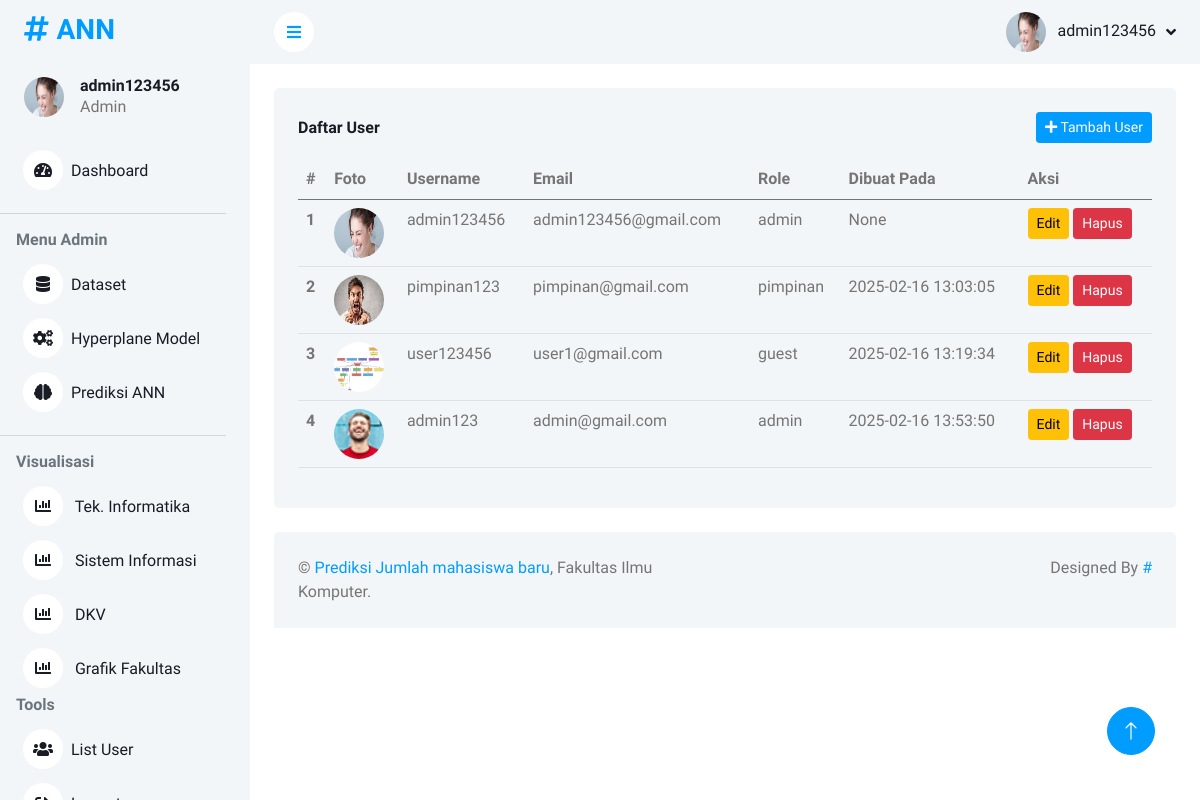
The page /list_user (signed in) on the database its author committed.
### tables this page shows
CREATE TABLE t_user (
            id INTEGER PRIMARY KEY AUTOINCREMENT,
            username TEXT UNIQUE NOT NULL,
            password TEXT NOT NULL,
            role TEXT CHECK(role IN ('admin', 'pimpinan', 'guest')) NOT NULL
        , email TEXT, foto TEXT, created_at TIMESTAMP, updated_at TIMESTAMP);

### app/view.py (the view)
        def decorated_function(*args, **kwargs):
            role = get_user_role()
            if role not in allowed_roles:
                flash("Anda tidak memiliki izin untuk mengakses halaman ini!", "danger")
                return redirect(url_for('index'))
            return f(*args, **kwargs)

### app/conf.py (called while the page is built)
def getConnectionDB():
    try:
        conn = sqlite3.connect(DB_PATH, timeout=10)
        return conn
    except Exception as e:
        return f"Kesalahan : {e}"

def get_user_role():
    return session.get('role', 'guest')  # Default ke 'guest' jika belum login

### app/view.py (called while the page is built)
@app.before_request
def check_login():
    allowed_routes = ['signin', 'static']
    if 'username' not in session and request.endpoint not in allowed_routes:
        return redirect(url_for('signin'))

def role_required(allowed_roles):
    def wrapper(f):
        def decorated_function(*args, **kwargs):
            role = get_user_role()
            if role not in allowed_roles:
                flash("Anda tidak memiliki izin untuk mengakses halaman ini!", "danger")
                return redirect(url_for('index'))
            return f(*args, **kwargs)
        decorated_function.__name__ = f.__name__
        return decorated_function
    return wrapper

@app.route('/list_user')
@role_required(['admin', 'pimpinan'])
def list_user():
    conn = getConnectionDB()
    cursor = conn.cursor()
    cursor.execute("SELECT id, username, email, role, foto, created_at FROM t_user")
    users = cursor.fetchall()
    conn.close()
    users_list = []
    for row in users:
        users_list.append({
            'id': row[0],
            'username': row[1],
            'email': row[2],
            'role': row[3],
            'foto': row[4],
            'created_at': row[5]  # Format tanggal akan dilakukan di template
        })
    return render_template('list_user.html', users=users_list)

### app/templates/list_user.html (shortened to what this page needs)
{% extends 'layouts/layout.html' %}
{% block content %}
<div class="container-fluid pt-4 px-4">
    <div class="row g-4">
        <div class="col-sm-12">
            <div class="bg-light rounded h-100 p-4">
                <div class="d-flex justify-content-between align-items-center mb-3">
                    <h6 class="mb-0">Daftar User</h6>
                    {% if session['role'] == 'admin' %}
                    <a href="{{ url_for('input_user') }}" class="btn btn-sm btn-primary">
                        <i class="fa fa-plus"></i> Tambah User
                    </a>
                    {% endif %}
                </div>
                <table class="table table-hover">
                    <thead>
                        <tr>
                            <th scope="col">#</th>
                            <th scope="col">Foto</th>
                            <th scope="col">Username</th>
                            <th scope="col">Email</th>
                            <th scope="col">Role</th>
                            <th scope="col">Dibuat Pada</th>
                            {% if session['role'] == 'admin' %}
                            <th>Aksi</th>
                            {% endif %}
                        </tr>
                    </thead>
                    <tbody>
                        {% for user in users %}
                        <tr>
                            <th scope="row">{{ loop.index }}</th>
                            <td>
                                {% if user['foto'] %}
                                    <img src="{{ url_for('static', filename='uploads/user/' + user['username'] + '/' + user['foto']) }}"
                                         alt="Foto User" width="50" height="50" class="rounded-circle">
                                {% else %}
                                    <img src="{{ url_for('static', filename='img/default.png') }}"
                                         alt="Default Foto" width="50" height="50" class="rounded-circle">
                                {% endif %}
                            </td>
                            <td>{{ user['username'] }}</td>
                            <td>{{ user['email'] }}</td>
                            <td>{{ user['role'] }}</td>
                            <td>{{ user['created_at'] | default('') }}</td>
                            {% if session['role'] == 'admin' %}
                            <td>
                                <a href="{{ url_for('edit_user', user_id=user['id']) }}" class="btn btn-warning btn-sm">Edit</a>
                                <button class="btn btn-danger btn-sm" onclick="confirmDelete({{ user['id'] }})">
                                    Hapus
                                </button>
                            </td>
                            {% endif %}
                        </tr>
                        {% endfor %}
                    </tbody>
                </table>
            </div>
        </div>
    </div>
</div>
{% endblock %}

### app/templates/layouts/includes/menu_admin.html
<div class="sidebar pe-4 pb-3">
    <nav class="navbar bg-light navbar-light">
        <a href="{{ url_for('index') }}" class="navbar-brand mx-4 mb-3">
            <h3 class="text-primary"><i class="fa fa-hashtag me-2"></i>ANN</h3>
        </a>
        <div class="d-flex align-items-center ms-4 mb-4">
            <div class="position-relative">
                {% if session.get('foto') %}
                    <img class="rounded-circle"
                         src="{{ url_for('static', filename='uploads/user/' + session['username'] + '/' + session['foto']) }}"
                         alt="Foto Profil"
                         style="width: 40px; height: 40px;">
                {% else %}
                    <img class="rounded-circle"
                         src="{{ url_for('static', filename='img/user.jpg') }}"
                         alt="Default Profil"
                         style="width: 40px; height: 40px;">
                {% endif %}
            </div>
            <div class="ms-3">
                <h6 class="mb-0">{{ session['username'] }}</h6>
                <span>{{ session['role'].capitalize() }}</span>
            </div>
        </div>
        <div class="navbar-nav w-100">
            <a href="{{ url_for('index') }}" class="nav-item nav-link"><i class="fa fa-tachometer-alt me-2"></i>Dashboard</a>
            {% if session['role'] == 'admin' %}
            <hr>
            <h6 class="text-muted ms-3">Menu Admin</h6>
            <a href="/dataset" class="nav-item nav-link"><i class="fa fa-database me-2"></i>Dataset</a>
            <a href="{{ url_for('hyperplane') }}" class="nav-item nav-link">
                <i class="fa fa-cogs me-2"></i>Hyperplane Model
            </a>
            <a href="{{ url_for('prediksi') }}" class="nav-item nav-link"><i class="fa fa-brain me-2"></i>Prediksi ANN</a>
            {% endif %}
            {% if session['role'] in ['admin', 'pimpinan'] %}
            <hr>
            <h6 class="text-muted ms-3">Visualisasi</h6>
            <a href="{{ url_for('visualisasi_ti') }}" class="nav-item nav-link"><i class="fa fa-chart-bar me-2"></i> Tek. Informatika</a>
            <a href="{{ url_for('visualisasi_si') }}" class="nav-item nav-link"><i class="fa fa-chart-bar me-2"></i> Sistem Informasi</a>
            <a href="{{ url_for('visualisasi_dkv') }}" class="nav-item nav-link"><i class="fa fa-chart-bar me-2"></i> DKV</a>
            <a href="{{ url_for('visualisasi_fakultas') }}" class="nav-item nav-link"><i class="fa fa-chart-bar me-2"></i> Grafik Fakultas</a>
            {% endif %}
            <h6 class="text-muted ms-3">Tools</h6>
            {% if session['role'] in ['admin', 'pimpinan'] %}
            <a href="{{ url_for('list_user') }}" class="nav-item nav-link"><i class="fa fa-users me-2"></i>List User</a>
            {% endif %}
            <a href="{{ url_for('logout') }}" class="nav-item nav-link"><i class="fa fa-sign-out-alt me-2"></i>Logout</a>
        </div>
    </nav>
</div>

### app/templates/layouts/includes/navbar.html (shortened to what this page needs)
<nav class="navbar navbar-expand bg-light navbar-light sticky-top px-4 py-0">
    <a href="#" class="sidebar-toggler flex-shrink-0">
        <i class="fa fa-bars"></i>
    </a>
    <div class="navbar-nav align-items-center ms-auto">
        <div class="nav-item dropdown">
            <a href="#" class="nav-link dropdown-toggle" data-bs-toggle="dropdown">
                {% if session.get('foto') %}
                    <img class="rounded-circle me-lg-2"
                         src="{{ url_for('static', filename='uploads/user/' + session['username'] + '/' + session['foto']) }}"
                         alt="Foto Profil"
                         style="width: 40px; height: 40px;">
                {% else %}
                    <img class="rounded-circle me-lg-2"
                         src="{{ url_for('static', filename='img/user.jpg') }}"
                         alt="Default Profil"
                         style="width: 40px; height: 40px;">
                {% endif %}
                <span class="d-none d-lg-inline-flex">{{ session['username'] }}</span>
            </a>
        </div>
    </div>
</nav>

### app/static/css/style.css (style rules this page uses)
:root { --primary: #009CFF; --light: #F3F6F9; --dark: #191C24; }
.btn { transition: .5s; }
.btn.btn-primary { color: #FFFFFF; }
.sidebar { position: fixed; top: 0; left: 0; bottom: 0; width: 250px; height: 100vh; overflow-y: auto; background: var(--light); transition: 0.5s; z-index: 999; }
@media (min-width: 992px) { .sidebar { margin-left: 0; } }
.sidebar .navbar .navbar-nav .nav-link { padding: 7px 20px; color: var(--dark); font-weight: 500; border-left: 3px solid var(--light); border-radius: 0 30px 30px 0; outline: none; }
.sidebar .navbar .navbar-nav .nav-link i { width: 40px; height: 40px; display: inline-flex; align-items: center; justify-content: center; background: #FFFFFF; border-radius: 40px; }
.content .navbar .navbar-nav .nav-link { margin-left: 25px; padding: 12px 0; color: var(--dark); outline: none; }
.content .navbar .sidebar-toggler, .content .navbar .navbar-nav .nav-link i { width: 40px; height: 40px; display: inline-flex; align-items: center; justify-content: center; background: #FFFFFF; border-radius: 40px; }
.content .navbar .dropdown-toggle::after { margin-left: 6px; vertical-align: middle; border: none; content: "\f107"; font-family: "Font Awesome 5 Free"; font-weight: 900; transition: .5s; }

### rows shown on the page
t_user: username "admin123456", username+foto (picture), email "admin123456@gmail.com", role "admin", created_at "None"
t_user: username+foto (picture), username "pimpinan123", email "pimpinan@gmail.com", role "pimpinan", created_at "2025-02-16 13:03:05"
t_user: username+foto (picture), username "user123456", email "user1@gmail.com", role "guest", created_at "2025-02-16 13:19:34"
t_user: username+foto (placeholder picture), username "admin123", email "admin@gmail.com", role "admin", created_at "2025-02-16 13:53:50"

### other values the page prints
{{ session['role'].capitalize() }} "Admin"
